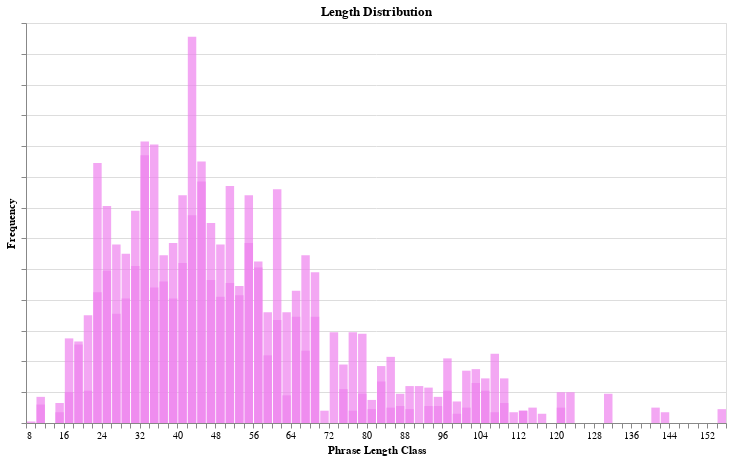

Notebook source saved alongside this figure:
### Code cell
alt.data_transformers.disable_max_rows()
alt.Chart(df_text).mark_bar(color="violet",opacity=0.7,
    interpolate='step').encode(
    alt.X("phrase_length:Q",  bin=alt.Bin(maxbins=100), title='Phrase Length Class'),
    alt.Y('count()', axis=alt.Axis(labels=False), title='Frequency'),
    tooltip=['phrase_length']
).properties(
    height=400,
    width=700, title="Length Distribution")

### Figure 1 — Vega-Lite specification as saved in the notebook (floating-point values rounded to 4 significant figures; data arrays with more than 128 entries replaced by an {"elided": "..."} marker saying what was removed)
{"config": {"view": {"continuousWidth": 400, "continuousHeight": 300}}, "data": {"name": "data-fee6236670dace1306527414fdff08c4"}, "mark": {"type": "bar", "color": "violet", "interpolate": "step", "opacity": 0.7}, "encoding": {"tooltip": [{"type": "quantitative", "field": "phrase_length"}], "x": {"type": "quantitative", "bin": {"maxbins": 100}, "field": "phrase_length", "title": "Phrase Length Class"}, "y": {"type": "quantitative", "aggregate": "count", "axis": {"labels": false}, "title": "Frequency"}}, "height": 400, "title": "Length Distribution", "width": 700, "$schema": "https://vega.github.io/schema/vega-lite/v4.8.1.json", "datasets": {"data-fee6236670dace1306527414fdff08c4": {"elided": "6661 records"}}}
